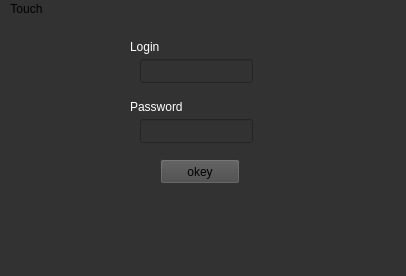
<?xml version="1.0" encoding="UTF-8"?>
<ui version="4.0">
 <class>authorization</class>
 <widget class="QMainWindow" name="authorization">
  <property name="geometry">
   <rect>
    <x>0</x>
    <y>0</y>
    <width>406</width>
    <height>276</height>
   </rect>
  </property>
  <property name="windowTitle">
   <string>authorization</string>
  </property>
  <property name="styleSheet">
   <string notr="true">background-color: rgb(50, 50, 50);</string>
  </property>
  <widget class="QWidget" name="centralWidget">
   <widget class="QLabel" name="labe_login">
    <property name="geometry">
     <rect>
      <x>130</x>
      <y>20</y>
      <width>55</width>
      <height>16</height>
     </rect>
    </property>
    <property name="styleSheet">
     <string notr="true">color: rgb(255, 255, 255);</string>
    </property>
    <property name="text">
     <string>Login</string>
    </property>
   </widget>
   <widget class="QLabel" name="label_password">
    <property name="geometry">
     <rect>
      <x>130</x>
      <y>80</y>
      <width>61</width>
      <height>16</height>
     </rect>
    </property>
    <property name="styleSheet">
     <string notr="true">color: rgb(255, 255, 255);</string>
    </property>
    <property name="text">
     <string>Password</string>
    </property>
   </widget>
   <widget class="QLineEdit" name="login">
    <property name="geometry">
     <rect>
      <x>140</x>
      <y>40</y>
      <width>113</width>
      <height>24</height>
     </rect>
    </property>
    <property name="styleSheet">
     <string notr="true">color: rgb(255, 255, 255);</string>
    </property>
   </widget>
   <widget class="QLineEdit" name="password">
    <property name="geometry">
     <rect>
      <x>140</x>
      <y>100</y>
      <width>113</width>
      <height>24</height>
     </rect>
    </property>
    <property name="styleSheet">
     <string notr="true">color: rgb(255, 255, 255);</string>
    </property>
    <property name="echoMode">
     <enum>QLineEdit::Password</enum>
    </property>
   </widget>
   <widget class="QPushButton" name="wokey">
    <property name="geometry">
     <rect>
      <x>160</x>
      <y>140</y>
      <width>80</width>
      <height>25</height>
     </rect>
    </property>
    <property name="styleSheet">
     <string notr="true">background-color: rgb(72, 72, 72);</string>
    </property>
    <property name="text">
     <string>okey</string>
    </property>
   </widget>
  </widget>
  <widget class="QMenuBar" name="menuBar">
   <property name="geometry">
    <rect>
     <x>0</x>
     <y>0</y>
     <width>406</width>
     <height>25</height>
    </rect>
   </property>
   <widget class="QMenu" name="menuTouch">
    <property name="title">
     <string>Touch</string>
    </property>
    <addaction name="actionExit"/>
   </widget>
   <addaction name="menuTouch"/>
  </widget>
  <widget class="QStatusBar" name="statusBar"/>
  <action name="actionExit">
   <property name="text">
    <string>Exit</string>
   </property>
  </action>
 </widget>
 <layoutdefault spacing="6" margin="11"/>
 <resources/>
 <connections/>
</ui>
